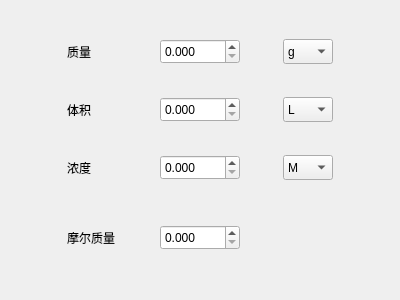
<?xml version="1.0" encoding="UTF-8"?>
<ui version="4.0">
 <class>mainWindow</class>
 <widget class="QMainWindow" name="mainWindow">
  <property name="geometry">
   <rect>
    <x>0</x>
    <y>0</y>
    <width>400</width>
    <height>300</height>
   </rect>
  </property>
  <property name="sizePolicy">
   <sizepolicy hsizetype="Fixed" vsizetype="Fixed">
    <horstretch>0</horstretch>
    <verstretch>0</verstretch>
   </sizepolicy>
  </property>
  <property name="minimumSize">
   <size>
    <width>400</width>
    <height>300</height>
   </size>
  </property>
  <property name="maximumSize">
   <size>
    <width>400</width>
    <height>300</height>
   </size>
  </property>
  <property name="windowTitle">
   <string>溶液配置计算器</string>
  </property>
  <property name="windowIcon">
   <iconset resource="image.qrc">
    <normaloff>:/img/ui.ico</normaloff>:/img/ui.ico</iconset>
  </property>
  <property name="styleSheet">
   <string notr="true"/>
  </property>
  <widget class="QWidget" name="centralwidget">
   <widget class="QWidget" name="layoutWidget">
    <property name="geometry">
     <rect>
      <x>30</x>
      <y>12</y>
      <width>341</width>
      <height>281</height>
     </rect>
    </property>
    <layout class="QGridLayout" name="gridLayout">
     <item row="0" column="0">
      <widget class="QLabel" name="label">
       <property name="minimumSize">
        <size>
         <width>50</width>
         <height>25</height>
        </size>
       </property>
       <property name="maximumSize">
        <size>
         <width>50</width>
         <height>25</height>
        </size>
       </property>
       <property name="text">
        <string>质量</string>
       </property>
      </widget>
     </item>
     <item row="0" column="1">
      <widget class="QDoubleSpinBox" name="doubleSpinBox">
       <property name="minimumSize">
        <size>
         <width>80</width>
         <height>25</height>
        </size>
       </property>
       <property name="maximumSize">
        <size>
         <width>60</width>
         <height>25</height>
        </size>
       </property>
       <property name="decimals">
        <number>3</number>
       </property>
       <property name="maximum">
        <double>1000000000.000000000000000</double>
       </property>
      </widget>
     </item>
     <item row="0" column="2">
      <widget class="QComboBox" name="comboBox">
       <property name="minimumSize">
        <size>
         <width>0</width>
         <height>25</height>
        </size>
       </property>
       <property name="maximumSize">
        <size>
         <width>50</width>
         <height>25</height>
        </size>
       </property>
       <property name="styleSheet">
        <string notr="true"/>
       </property>
       <item>
        <property name="text">
         <string>g</string>
        </property>
       </item>
       <item>
        <property name="text">
         <string>mg</string>
        </property>
       </item>
       <item>
        <property name="text">
         <string>μg</string>
        </property>
       </item>
      </widget>
     </item>
     <item row="1" column="0">
      <widget class="QLabel" name="label_2">
       <property name="text">
        <string>体积</string>
       </property>
      </widget>
     </item>
     <item row="1" column="1">
      <widget class="QDoubleSpinBox" name="doubleSpinBox_2">
       <property name="minimumSize">
        <size>
         <width>80</width>
         <height>25</height>
        </size>
       </property>
       <property name="maximumSize">
        <size>
         <width>60</width>
         <height>25</height>
        </size>
       </property>
       <property name="decimals">
        <number>3</number>
       </property>
       <property name="maximum">
        <double>10000000000.000000000000000</double>
       </property>
      </widget>
     </item>
     <item row="2" column="0">
      <widget class="QLabel" name="label_4">
       <property name="text">
        <string>浓度</string>
       </property>
      </widget>
     </item>
     <item row="2" column="1">
      <widget class="QDoubleSpinBox" name="doubleSpinBox_3">
       <property name="minimumSize">
        <size>
         <width>80</width>
         <height>25</height>
        </size>
       </property>
       <property name="maximumSize">
        <size>
         <width>60</width>
         <height>25</height>
        </size>
       </property>
       <property name="decimals">
        <number>3</number>
       </property>
       <property name="maximum">
        <double>100000000000000.000000000000000</double>
       </property>
      </widget>
     </item>
     <item row="3" column="0">
      <widget class="QLabel" name="label_3">
       <property name="text">
        <string>摩尔质量</string>
       </property>
      </widget>
     </item>
     <item row="3" column="1">
      <widget class="QDoubleSpinBox" name="doubleSpinBox_4">
       <property name="minimumSize">
        <size>
         <width>80</width>
         <height>25</height>
        </size>
       </property>
       <property name="maximumSize">
        <size>
         <width>80</width>
         <height>25</height>
        </size>
       </property>
       <property name="decimals">
        <number>3</number>
       </property>
       <property name="maximum">
        <double>10000000000000.000000000000000</double>
       </property>
      </widget>
     </item>
     <item row="3" column="2">
      <widget class="QPushButton" name="pushButton">
       <property name="minimumSize">
        <size>
         <width>50</width>
         <height>50</height>
        </size>
       </property>
       <property name="maximumSize">
        <size>
         <width>50</width>
         <height>50</height>
        </size>
       </property>
       <property name="styleSheet">
        <string notr="true">QPushButton

{ image: url(:/img/img23.ico);
	border:none;
	
	background-color: rgba(230, 126, 34,0);
	

	
}
QPushButton:hover, QPushButton:pressed , QPushButton:checked
{
	image: url(:/img/img23.ico);
	
	border:none;
	background-color: rgba(230, 126, 34,0);
	
}</string>
       </property>
       <property name="text">
        <string/>
       </property>
      </widget>
     </item>
     <item row="1" column="2">
      <widget class="QComboBox" name="comboBox_2">
       <property name="minimumSize">
        <size>
         <width>0</width>
         <height>25</height>
        </size>
       </property>
       <property name="maximumSize">
        <size>
         <width>50</width>
         <height>25</height>
        </size>
       </property>
       <property name="styleSheet">
        <string notr="true"/>
       </property>
       <property name="currentIndex">
        <number>0</number>
       </property>
       <item>
        <property name="text">
         <string>L</string>
        </property>
       </item>
       <item>
        <property name="text">
         <string>mL</string>
        </property>
       </item>
       <item>
        <property name="text">
         <string>μL</string>
        </property>
       </item>
      </widget>
     </item>
     <item row="2" column="2">
      <widget class="QComboBox" name="comboBox_3">
       <property name="minimumSize">
        <size>
         <width>0</width>
         <height>25</height>
        </size>
       </property>
       <property name="maximumSize">
        <size>
         <width>50</width>
         <height>25</height>
        </size>
       </property>
       <property name="styleSheet">
        <string notr="true"/>
       </property>
       <item>
        <property name="text">
         <string>M</string>
        </property>
       </item>
       <item>
        <property name="text">
         <string>mM</string>
        </property>
       </item>
       <item>
        <property name="text">
         <string>μM</string>
        </property>
       </item>
       <item>
        <property name="text">
         <string>nM</string>
        </property>
       </item>
      </widget>
     </item>
    </layout>
   </widget>
  </widget>
 </widget>
 <resources>
  <include location="image.qrc"/>
 </resources>
 <connections/>
</ui>
